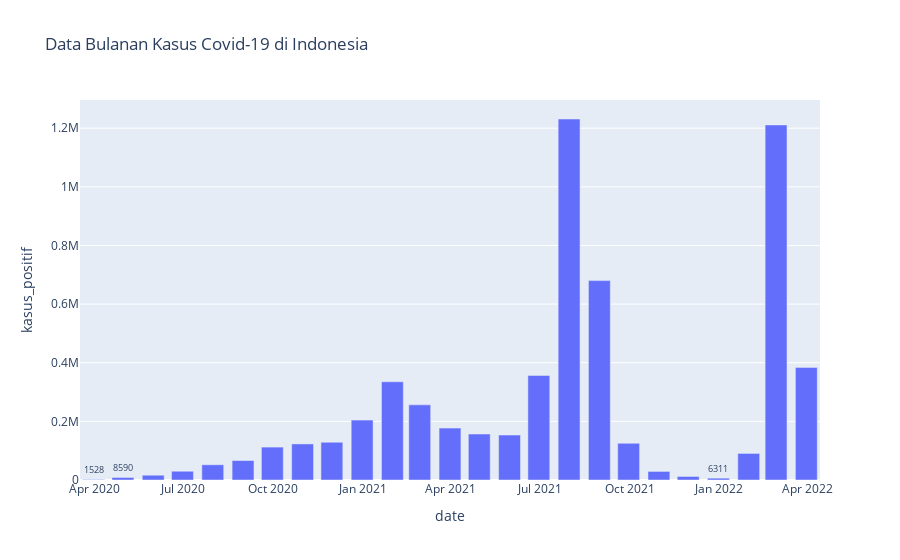

Notebook code for this chart:
### Code cell
fig1 = px.bar(data_month, x= data_month.index, y="kasus_positif", text='kasus_positif', 
    title= 'Data Bulanan Kasus Covid-19 di Indonesia')
fig1.update_traces(textposition='outside')
fig1.update_layout(uniformtext_minsize=8, uniformtext_mode='hide')

fig1.show()

### Figure 1 — Plotly figure (JSON) as saved in the notebook; plotly's stock layout.template omitted (floating-point values rounded to 4 significant figures)
{"data": [{"alignmentgroup": "True", "hovertemplate": "date=%{x}<br>kasus_positif=%{text}<extra></extra>", "legendgroup": "", "marker": {"color": "#636efa", "pattern": {"shape": ""}}, "name": "", "offsetgroup": "", "orientation": "v", "showlegend": false, "text": [1528, 8590, 16355, 29912, 51991, 66420, 112212, 123080, 128795, 204315, 335116, 256320, 177078, 156656, 153335, 356569, 1231386, 680143, 125303, 29254, 12051, 6311, 90650, 1211078, 384162], "textposition": "outside", "type": "bar", "x": ["2020-03-31T00:00:00", "2020-04-30T00:00:00", "2020-05-31T00:00:00", "2020-06-30T00:00:00", "2020-07-31T00:00:00", "2020-08-31T00:00:00", "2020-09-30T00:00:00", "2020-10-31T00:00:00", "2020-11-30T00:00:00", "2020-12-31T00:00:00", "2021-01-31T00:00:00", "2021-02-28T00:00:00", "2021-03-31T00:00:00", "2021-04-30T00:00:00", "2021-05-31T00:00:00", "2021-06-30T00:00:00", "2021-07-31T00:00:00", "2021-08-31T00:00:00", "2021-09-30T00:00:00", "2021-10-31T00:00:00", "2021-11-30T00:00:00", "2021-12-31T00:00:00", "2022-01-31T00:00:00", "2022-02-28T00:00:00", "2022-03-31T00:00:00"], "xaxis": "x", "y": [1528, 8590, 16355, 29912, 51991, 66420, 112212, 123080, 128795, 204315, 335116, 256320, 177078, 156656, 153335, 356569, 1231386, 680143, 125303, 29254, 12051, 6311, 90650, 1211078, 384162], "yaxis": "y"}], "layout": {"barmode": "relative", "legend": {"tracegroupgap": 0}, "title": {"text": "Data Bulanan Kasus Covid-19 di Indonesia"}, "uniformtext": {"minsize": 8, "mode": "hide"}, "xaxis": {"anchor": "y", "domain": [0, 1], "title": {"text": "date"}}, "yaxis": {"anchor": "x", "domain": [0, 1], "title": {"text": "kasus_positif"}}}}
